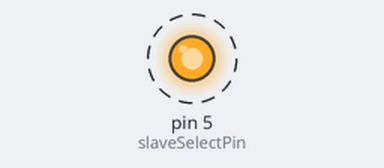
Bench run of a sketch on a simulated Arduino Uno, built with avr-gcc and run on an emulated ATmega328P. Shown: output pins drawn as LEDs (lit = HIGH). Dashed ring = blinking.

Above: at 0.17 s.
Timing chart, 0 to 3.2 s (numbered marks = the images above):
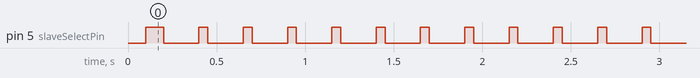

Measured:
- by itself, pin 5 (slaveSelectPin): alternates HIGH for 0.05 s and LOW for 0.20 s

The sketch:

ds1802DigipotTest.ino
```cpp
// http://arduino.stackexchange.com/questions/10255/how-to-interface-ds1801-digital-resistor-with-arduino-due-spi-interface-what-cl
// http://docs-europe.electrocomponents.com/webdocs/078a/0900766b8078aeaf.pdf

#include <SPI.h>


// set pin 10 as the slave select for the digital pot:
const int slaveSelectPin = 5;
int mute = 64;
int loud = 63;
int soft = 0;

void setup() {
  pinMode (slaveSelectPin, OUTPUT);
  digitalWrite(slaveSelectPin, LOW);
  Serial.begin(9600);

  // initialize SPI:
//  SPI.setBitOrder(LSBFIRST);
//  SPI.setDataMode(SPI_MODE0);
//  SPI.setClockDivider(slaveSelectPin,SPI_CLOCK_DIV8);
//  SPI.begin();
  SPI.beginTransaction(SPISettings(100, LSBFIRST, SPI_MODE0));

  delay(100);
   digitalPotWrite(mute, mute);
}

void loop() {

  digitalPotWrite(B10000000, B10000000);
    delay(200);
  }

void digitalPotWrite(int left, int right) {
  // take the SS pin low to select the chip:
  digitalWrite(slaveSelectPin, HIGH);

SPI.transfer(left);
delay(50);
SPI.transfer(right);


  // take the SS pin high to de-select the chip:
  digitalWrite(slaveSelectPin, LOW);
}
```
